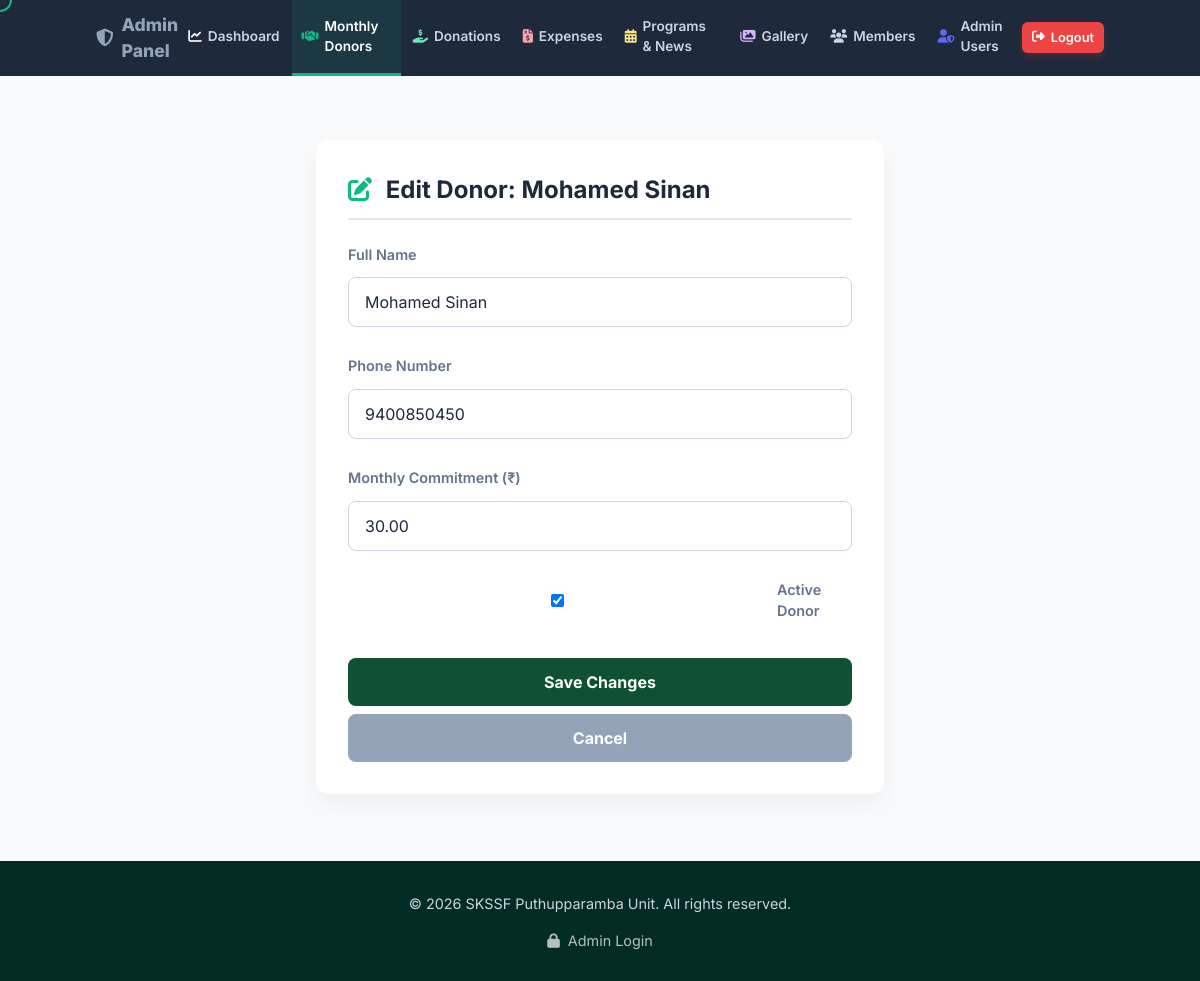
The page /manage/monthly-donors/edit/1/ (signed in) on the database its author committed.
### portal/models.py (models this page shows, shortened)
class MonthlyDonor(models.Model):
    name = models.CharField(max_length=255)
    phone = models.CharField(max_length=20, unique=True)
    monthly_commitment = models.DecimalField(max_digits=10, decimal_places=2, help_text="Amount they agreed to pay each month")
    join_date = models.DateField(auto_now_add=True)
    is_active = models.BooleanField(default=True)

### portal/views.py (the view)
# urls.py: path('manage/monthly-donors/edit/<int:pk>/', views.edit_monthly_donor, name='edit_monthly_donor'),
@staff_member_required(login_url='/login/')
def edit_monthly_donor(request, pk):
    from django.shortcuts import get_object_or_404
    donor = get_object_or_404(MonthlyDonor, pk=pk)
    if request.method == 'POST':
        form = MonthlyDonorForm(request.POST, instance=donor)
        if form.is_valid():
            form.save()
            messages.success(request, 'Monthly donor updated successfully!')
            return redirect('manage_monthly_donors')
    else:
        form = MonthlyDonorForm(instance=donor)
    return render(request, 'edit_monthly_donor.html', {'form': form, 'donor': donor})

### portal/forms.py
class MonthlyDonorForm(forms.ModelForm):
    class Meta:
        model = MonthlyDonor
        fields = ['name', 'phone', 'monthly_commitment', 'is_active']
        widgets = {
            'name': forms.TextInput(attrs={'class': 'form-control'}),
            'phone': forms.TextInput(attrs={'class': 'form-control', 'placeholder': '+91...'}),
            'monthly_commitment': forms.NumberInput(attrs={'class': 'form-control', 'step': '0.01'}),
            'is_active': forms.CheckboxInput(attrs={'class': 'form-check-input'}),
        }

### templates/edit_monthly_donor.html (shortened to what this page needs)
{% extends 'base.html' %}
{% block content %}
<div class="py-16 bg-slate-50 min-h-[80vh]">
    <div class="container mx-auto px-4 max-w-[600px]">
        <div class="bg-white p-6 md:p-8 rounded-xl shadow-[0_10px_25px_rgba(0,0,0,0.05)]">
            <h2 class="text-[1.5rem] text-textmain mb-6 pb-2.5 border-b-2 border-slate-200 font-bold"><i class="fas fa-edit mr-2 text-[#10b981]"></i> Edit Donor: {{ donor.name }}</h2>
            <form method="POST">
                <div class="mb-5">
                    <label class="block mb-2 font-semibold text-textmuted text-[0.9rem]">Full Name</label>
                    {{ form.name }}
                </div>
                <div class="mb-5">
                    <label class="block mb-2 font-semibold text-textmuted text-[0.9rem]">Phone Number</label>
                    {{ form.phone }}
                </div>
                <div class="mb-5">
                    <label class="block mb-2 font-semibold text-textmuted text-[0.9rem]">Monthly Commitment (₹)</label>
                    {{ form.monthly_commitment }}
                </div>
                <div class="mb-5 flex items-center gap-2.5">
                    {{ form.is_active }} <label class="m-0 font-semibold text-textmuted text-[0.9rem]">Active Donor</label>
                </div>
                <button type="submit" class="w-full p-3 bg-primary text-white border-none rounded-lg font-bold cursor-pointer mt-4 transition-colors hover:bg-[#059669]">Save Changes</button>
                <a href="{% url 'manage_monthly_donors' %}" class="w-full p-3 bg-slate-400 text-white border-none rounded-lg font-bold cursor-pointer mt-2 block text-center no-underline transition-colors hover:bg-slate-500">Cancel</a>
            </form>
        </div>
    </div>
</div>
{% endblock %}

### templates/base.html (style rules this page uses)
* { box-sizing: border-box; margin: 0; padding: 0; }
body { -webkit-font-smoothing: antialiased; }
input:not([type="checkbox"]):not([type="radio"]), select, textarea { width: 100%; padding: 0.75rem 1rem; font-size: 1rem; line-height: 1.5; color: #1e293b; background-color: #fff; border: 1px solid #cbd5e1; border-radius: 0.5rem; transition: border-color 0.2s ease-in-out, box-shadow 0.2s ease-in-out; outline: none; margin-top: 0.25rem; margin-bottom: 0.5rem; }
@media (min-width: 768px) { body, a, button, input, textarea, select { cursor: none !important; } }

### templates/edit_monthly_donor.html (style rules this page uses)
form input, form select, form textarea { width: 100%; padding: 0.8rem; border: 1px solid #cbd5e1; border-radius: 6px; font-family: inherit; outline: none; transition: border-color 0.2s; }

### rows shown on the page
MonthlyDonor: name "Mohamed Sinan", phone "9400850450", monthly_commitment "30.00", is_active "☑"
